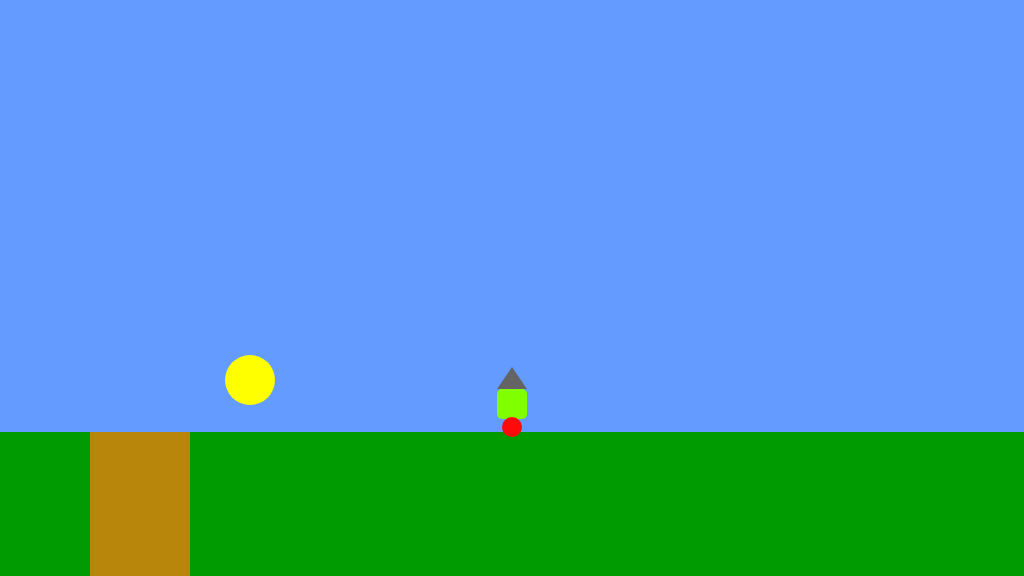
Frame 1 (no input)
Frame 60 (no input): identical to frame 1, image omitted
Frame 120 (the mouse pressed at the canvas centre since frame 60): identical to frame 1, image omitted

The p5.js sketch that drew this single still picture (run headless with seeded random() and noise() and a simulated clock; from frame 60 on, the mouse is pressed at the canvas centre):

// p5.js sketch
// ── sketch.js
/*

The Game Project

Week 3

Game interaction

*/


var gameChar_x;
var gameChar_y;
var floorPos_y;

var isLeft;
var isRight;
var isPlummeting;
var isFalling;
var collectable;
var canyon;


function setup()
{
	createCanvas(1024, 576);
	floorPos_y = height * 3/4;
	gameChar_x = width/2;
	gameChar_y = floorPos_y;
	
	isLeft = false;
	isRight = false;
	isPlummeting = false;
	isFalling = false;
	
	collectable = {x_pos: 250, y_pos: 380, size: 50, isFound: false};
	
	canyon = {x_pos: 90,width: 100};
}

function draw()
{

	///////////DRAWING CODE//////////

	background(100,155,255); //fill the sky blue


	noStroke();
	fill(0,155,0);
	rect(0, floorPos_y, width, height - floorPos_y); //draw some green ground
	
	// Collectable item
	if(dist(gameChar_x, gameChar_y -30 , collectable.x_pos, collectable.y_pos) < 30)
	{
		collectable.isFound = true;
		console.log("is true statement", gameChar_x)
	}
	if(collectable.isFound == false)
	{
		stroke(255, 255, 0); 
		strokeWeight(collectable.size)
		point(collectable.x_pos, collectable.y_pos);
		strokeWeight();
	}
    
	


	//draw the canyon
fill(184, 134, 11);
	rect(canyon.x_pos,432,canyon.width,150);

	noStroke();
	fill(255);

	//the game character
	if(isLeft && isFalling)
	{
		// add your jumping-left code
		fill(100,100,100)
		triangle(gameChar_x,
			 gameChar_y - 65,
			 gameChar_x - 15,
			 gameChar_y -43,
			 gameChar_x + 15,
			 gameChar_y -43);
	
		//body
		fill(128, 255, 0);
		rect(gameChar_x - 15, 
		gameChar_y - 43, 
		 30,30,5);
	
		// ball legs 
		fill(255,10, 10);
		ellipse(gameChar_x - 13,
			gameChar_y - 15, 
			20, 20);

	}
	else if(isRight && isFalling)
	{
		// add your jumping-right code
		fill(100,100,100)
		triangle(gameChar_x,
			 gameChar_y - 65,
			 gameChar_x - 15,
			 gameChar_y -43,
			 gameChar_x + 15,
			 gameChar_y -43);
	
		//body
		fill(128, 255, 0);
		rect(gameChar_x - 15, 
		 	gameChar_y - 43, 
		 		30,30,5);
	
		// ball legs 
		fill(255,10, 10);
		ellipse(gameChar_x + 13,
				gameChar_y - 15, 
				20, 20);

	}
	else if(isLeft)
	{
		// add your walking left code
		fill(100,100,100)
		triangle(gameChar_x,
			 	gameChar_y - 65,
			 	gameChar_x - 15,
			 	gameChar_y -43,
			 	gameChar_x + 15,
			 	gameChar_y -43);
	
		//body
		fill(128, 255, 0);
		rect(gameChar_x - 15,
		gameChar_y - 43, 
		 30,30,5);
	
		// ball legs 
		fill(255,10, 10);
		ellipse(gameChar_x -13,
		gameChar_y - 5, 
			20, 20);

	}
	else if(isRight)
	{
		// add your walking right code
		fill(100,100,100)
			triangle(gameChar_x,
			 gameChar_y - 65,
			 gameChar_x - 15,
			 gameChar_y -43,
			 gameChar_x + 15,
			 gameChar_y -43);
	
		//body
		fill(128, 255, 0);
		rect(gameChar_x - 15,
		 gameChar_y - 43, 
		 30,30,5);
	
		// ball legs 
		fill(255,10, 10);
		ellipse(gameChar_x +
				13,
				gameChar_y - 5, 
				20, 20);

	}
	else if(isFalling || isPlummeting)
	{
		// add your jumping facing forwards code
		fill(100,100,100)
		triangle(gameChar_x,
			 gameChar_y - 65,
			 gameChar_x - 15,
			 gameChar_y -43,
			 gameChar_x + 15,
			 gameChar_y -43);
	
		//body
		fill(128, 255, 0);
		rect(gameChar_x - 15, 
		 gameChar_y - 43, 
		 30,30,5);
	
		// ball legs 
		fill(255,10, 10);
		ellipse(gameChar_x,
			gameChar_y - 15, 
			20, 20);

	}
	else
	{
		// add your standing front facing code
		fill(100,100,100)
		triangle(gameChar_x,
			 gameChar_y - 65,
			 gameChar_x - 15,
			 gameChar_y -43,
			 gameChar_x + 15,
			 gameChar_y -43);
	
	//body
	fill(128, 255, 0);
	rect(gameChar_x - 15,
		 gameChar_y - 43, 
		 30,30,5);
	
	// ball legs 
	fill(255,10, 10);
	ellipse(gameChar_x,
			gameChar_y - 5, 
			20, 20);
	}

	///////////INTERACTION CODE//////////
	//Put conditional statements to move the game character below here
	
	if(isLeft == true)
	{
		gameChar_x -= 4;
	}
	
	if(isRight == true)
	{
		gameChar_x += 4;
	}
	
	if(gameChar_y < floorPos_y)
	{
		gameChar_y += 2 ;
		isFalling = true; 
	}
	else
	{
		isFalling = false;
 	}
	
	//falling down canyon
	if(gameChar_x >= canyon.x_pos && gameChar_x <= canyon.x_pos + 100 && gameChar_y >= 432)
	{
		gameChar_y += 5
		gameChar_x = canyon.width + 50;
		
	}
	
//	if(gameChar_y > floorPos_y)
//	{
//		gameChar_x = 140
//		isPlummeting = true;
//	}
//	
}


function keyPressed()
{
	// if statements to control the animation of the character when
	// keys are pressed.

	//open up the console to see how these work
	console.log("keyPressed: " + key);
	console.log("keyPressed: " + keyCode);
	

	if(keyCode == 37)
	{
		console.log("left arrow pressed")
		isLeft = true;
	}
	
	else if(keyCode == 39)
	{
		console.log("right arrow pressed")
		isRight = true;
	}
	

	
	if( keyCode == 32 && gameChar_y == floorPos_y )
	{
		console.log("spacebar pressed")
		gameChar_y -= 100;
	}
}

function keyReleased()
{
	// if statements to control the animation of the character when
	// keys are released.

	console.log("keyReleased: " + key);
	console.log("keyReleased: " + keyCode);
	
	if(keyCode == 37)
	{
		console.log("left arrow released")
		isLeft = false;
	}
	
	else if(keyCode == 39)
	{
		console.log("right arrow released")
		isRight = false;
	}
}
